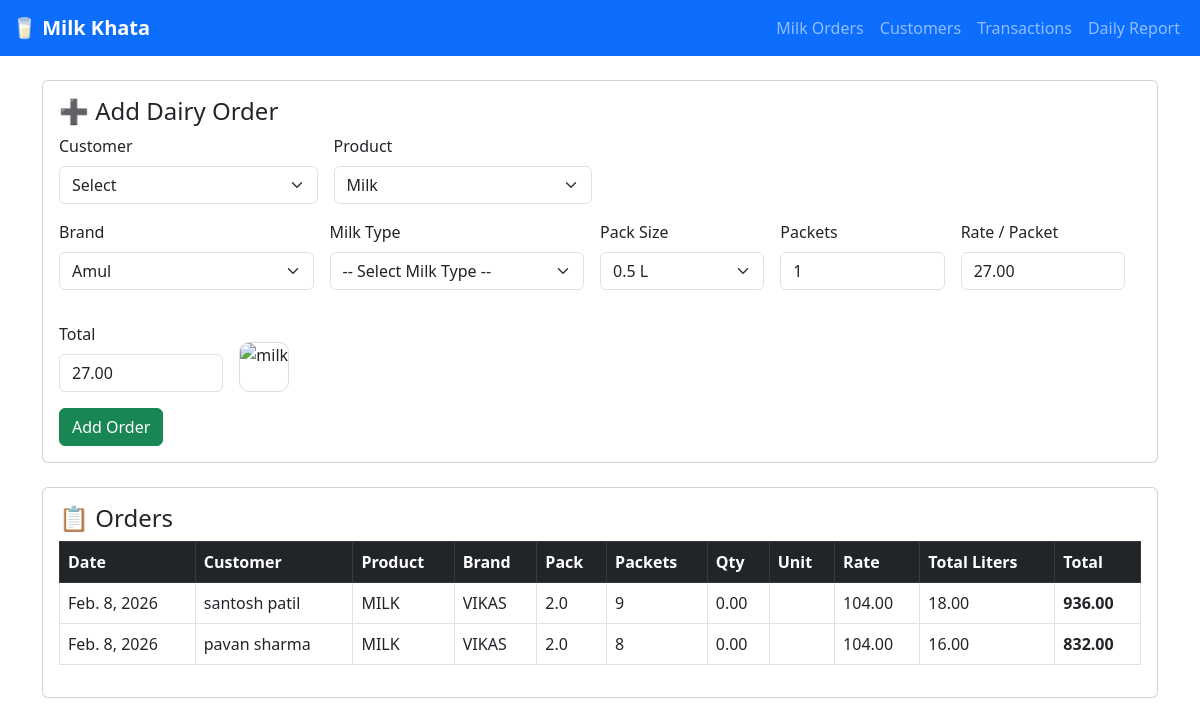
Before: /milkorder/ with the older database file.
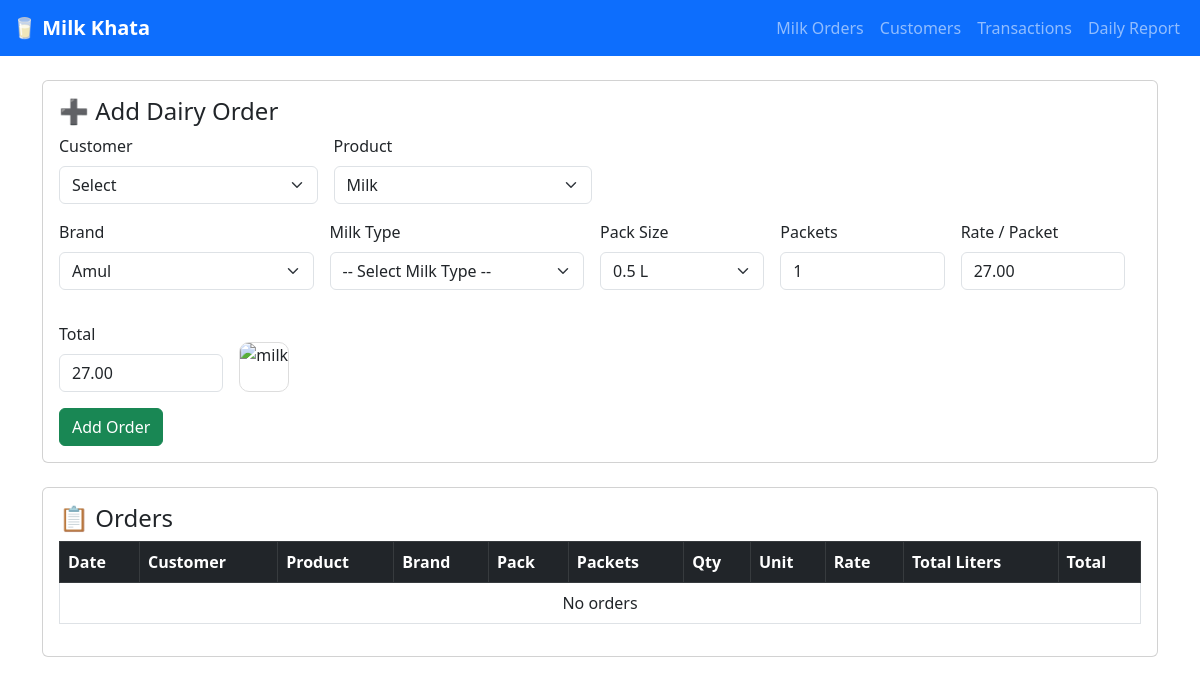
After: the same page with the newer database file.
### core/models.py (models this page shows, shortened)
class MilkOrder(models.Model):
    MILK_BRANDS = (
        ("AMUL", "Amul"),
        ("VIKAS", "Vikas"),
        ("SARASWATI", "Saraswati"),
        ("AMAR", "Amar"),
    )
    PACK_SIZES = (
        (Decimal("0.5"), "0.5 L"),
        (Decimal("1.0"), "1 L"),
        (Decimal("2.0"), "2 L"),
        (Decimal("5.0"), "5 L"),
    )
    PRODUCT_TYPES = (
        ("MILK", "Milk"),
        ("GHEE", "Ghee"),
        ("PANEER", "Paneer"),
        ("CURD", "Curd"),
        ("BUTTER", "Butter"),
    )
    customer = models.ForeignKey(Customer, on_delete=models.CASCADE)
    product_type = models.CharField(max_length=20, choices=PRODUCT_TYPES, default="MILK")
    brand = models.CharField(max_length=20, choices=MILK_BRANDS, blank=True, null=True)
    pack_size = models.DecimalField(max_digits=3, decimal_places=1, blank=True, null=True)  # 0.5/1/2/5
    packets = models.PositiveIntegerField(default=0)
    quantity = models.DecimalField(max_digits=8, decimal_places=2, default=0)  # kg/pcs/l
    unit = models.CharField(max_length=10, default="")  # KG/PCS/L etc
    rate = models.DecimalField(max_digits=8, decimal_places=2, default=0)
    total_liters = models.DecimalField(max_digits=8, decimal_places=2, default=0)  # useful for milk
    total = models.DecimalField(max_digits=10, decimal_places=2, default=0)
    date = models.DateField(auto_now_add=True)

class Customer(models.Model):
    name = models.CharField(max_length=100)
    phone = models.CharField(max_length=15, blank=True, null=True)
    address = models.TextField(blank=True, null=True)
    balance = models.DecimalField(max_digits=10, decimal_places=2, default=0)

### core/views.py (the view, shortened to what this page needs)
# urls.py: path("milkorder/", views.milk_order_view, name="milk_order"),
def milk_order_view(request):
    customers = Customer.objects.all()
    orders = MilkOrder.objects.select_related("customer").order_by("-date", "-id")
    return render(request, "milk_order.html", {
        "customers": customers,
        "orders": orders
    })

### template/milk_order.html (shortened to what this page needs)
<!DOCTYPE html>
<html lang="en">
<head>
  <link href="https://cdn.jsdelivr.net/npm/bootstrap@5.3.0/dist/css/bootstrap.min.css" rel="stylesheet">
</head>
<body>
  {% include "navbar.html" %}
  <div class="container mt-4">
    <div class="card p-3 mb-4">
      <h4>➕ Add Dairy Order</h4>
      <form method="POST" action="{% url 'milk_order' %}">
        <div class="row g-3">
          <div class="col-md-3">
            <label class="form-label">Customer</label>
            <select name="customer" class="form-select" required>
              <option value="">Select</option>
            </select>
          </div>
          <div class="col-md-3">
            <label class="form-label">Product</label>
            <select name="product_type" id="productType" class="form-select" required>
              <option value="MILK">Milk</option>
            </select>
          </div>
          <div id="milkBox" class="row g-3 mt-0">
            <div class="col-md-3">
              <label class="form-label">Brand</label>
              <select name="brand" id="brand" class="form-select">
                <option value="AMUL">Amul</option>
              </select>
            </div>
            <div class="col-md-3 mb-3">
              <label class="form-label">Milk Type</label>
              <select name="milk_type" class="form-select" required>
                <option value="">-- Select Milk Type --</option>
              </select>
            </div>
            <div class="col-md-2">
              <label class="form-label">Pack Size</label>
              <select name="pack_size" id="packSize" class="form-select">
                <option value="0.5">0.5 L</option>
              </select>
            </div>
            <div class="col-md-2">
              <label class="form-label">Packets</label>
              <input type="number" name="packets" id="packets" class="form-control" min="1" value="1">
            </div>
            <div class="col-md-2">
              <label class="form-label">Rate / Packet</label>
              <input type="text" id="milkRate" class="form-control" readonly>
            </div>
            <div class="col-md-2">
              <label class="form-label">Total</label>
              <input type="text" id="milkTotal" class="form-control" readonly>
            </div>
            <div class="col-md-1 d-flex align-items-end">
              <img id="milkImg" class="pimg" alt="milk">
            </div>
          </div>
          <div class="col-md-12">
            <button class="btn btn-success">Add Order</button>
          </div>
        </div>
      </form>
    </div>
    <div class="card p-3">
      <h4>📋 Orders</h4>
      <table class="table table-bordered">
        <thead class="table-dark">
          <tr>
            <th>Date</th>
            <th>Customer</th>
            <th>Product</th>
            <th>Brand</th>
            <th>Pack</th>
            <th>Packets</th>
            <th>Qty</th>
            <th>Unit</th>
            <th>Rate</th>
            <th>Total Liters</th>
            <th>Total</th>
          </tr>
        </thead>
        <tbody>
          {% for o in orders %}
          <tr>
            <td>{{ o.date }}</td>
            <td>{{ o.customer.name }}</td>
            <td>{{ o.product_type }}</td>
            <td>{{ o.brand }}</td>
            <td>{{ o.pack_size }}</td>
            <td>{{ o.packets }}</td>
            <td>{{ o.quantity }}</td>
            <td>{{ o.unit }}</td>
            <td>{{ o.rate }}</td>
            <td>{{ o.total_liters }}</td>
            <td><b>{{ o.total }}</b></td>
          </tr>
          {% empty %}
          <tr>
            <td colspan="11" class="text-center">No orders</td>
          </tr>
          {% endfor %}
        </tbody>
      </table>
    </div>
  </div>
</body>
</html>

Changed rows visible on the page:
removed MilkOrder: date "Feb. 8, 2026", customer.name "santosh patil", product_type "MILK", brand "VIKAS", pack_size "2.0", packets "9", quantity "0.00", rate "104.00", total_liters "18.00", total "936.00"
removed MilkOrder: date "Feb. 8, 2026", customer.name "pavan sharma", product_type "MILK", brand "VIKAS", pack_size "2.0", packets "8", quantity "0.00", rate "104.00", total_liters "16.00", total "832.00"
Other visible differences:
text now shown: "No orders"
